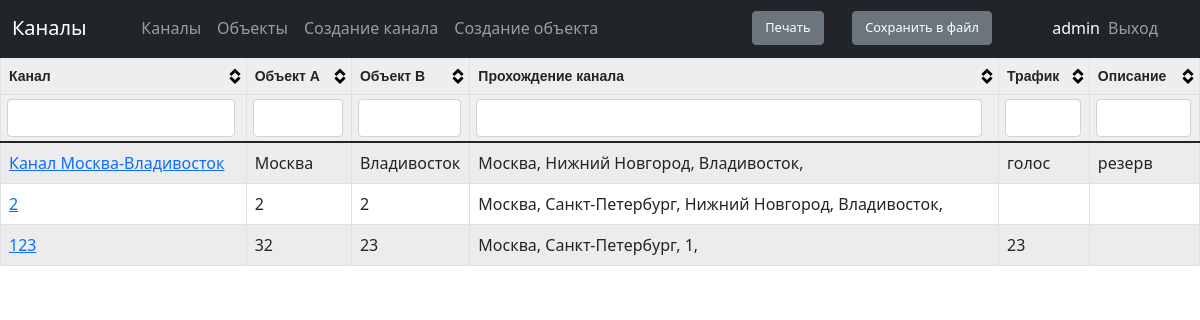
The app's page /scheme/channels (signed in), older data.
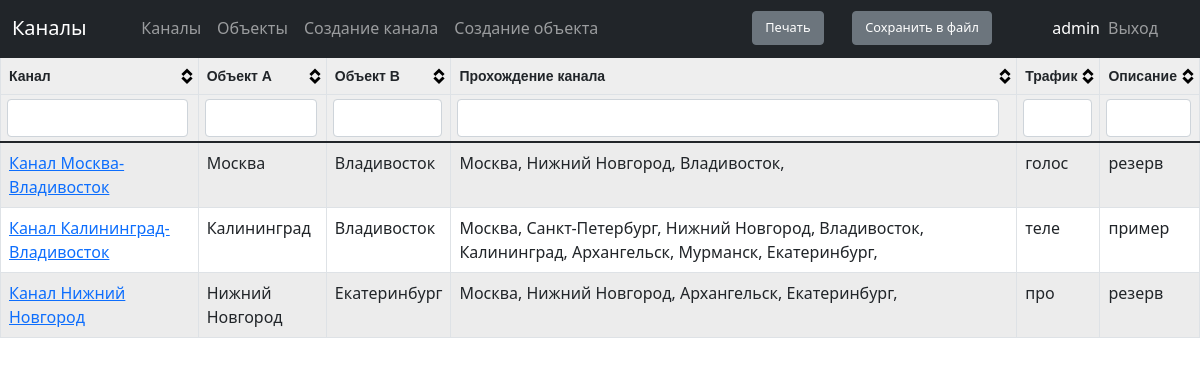
The same page, newer data.
### scheme/models.py (models this page shows, shortened)
class Channels(models.Model):
    channel_name = models.CharField(max_length=300, unique=True, verbose_name='Наименование канала')
    object_a = models.CharField(max_length=100, verbose_name='Объект А')
    object_b = models.CharField(max_length=100, verbose_name='Объект Б')
    traffic = models.CharField(max_length=30, verbose_name='Трафик', blank=True)
    description = models.CharField(max_length=3000, verbose_name='Описание', blank=True)
    equipment_connect = models.ManyToManyField ('Equipment',
                        related_name='equipmentcon', verbose_name='Оборудование')
    class Meta:
            verbose_name = 'Канал'
            verbose_name_plural = 'Каналы'

class Locations(models.Model):
    location = models.CharField(max_length=100, unique=True, verbose_name='Название объекта')
    address = models.CharField(max_length=300, verbose_name='Адрес объекта', blank=True)
    class Meta:
        verbose_name = 'Объекты'
        verbose_name_plural = 'Объекты'
    def __str__(self):
        return self.location

### scheme/views.py (the view)
# urls.py: path('channels', permission_required('scheme.view_channels')(views.ChannelsView), name='url_channels'),
def ChannelsView(request):
    channels= Channels.objects.all()
    context_object_name = 'channels'
    return render (request, 'scheme/channels.html',{'channels': channels})

### scheme/templates/scheme/channels.html (shortened to what this page needs)
{% extends 'main/index.html' %}
{% block title %} Каналы {% endblock %}
{% block content %}
  <table id='tblData'>
        <thead>
            <th>Канал</th>
            <th>Объект А</th>
            <th>Объект B</th>
            <th>Прохождение канала</th>
            <th>Трафик</th>
            <th>Описание</th>
        </thead>
        <tbody>
        {% for i in channels %}
        <tr>
            <td><a href="{% url 'url_channel_detail_view' i.id %}">{{i.channel_name}}</a></td>
            <td>{{i.object_a}}</td>
            <td>{{i.object_b}}</td>
            <td>
            {% regroup i.equipment_connect.all by locations_connect as locations_list %}
                {% for locations_connect in locations_list %}
                {{ locations_connect.grouper }},
                {%endfor%}
            </td>
            <td>{{i.traffic}}</td>
            <td>{{i.description}}</td>
        </tr>
        {%endfor%}
        </tbody>
    </table>
{% endblock%}

### main/templates/main/index.html (shortened to what this page needs)
{% load static %}
<!DOCTYPE html>
<html lang="en">
<head>
    <link rel="stylesheet" href="{% static 'main/bootstrap/css/bootstrap.css' %}">
    <link rel="stylesheet" href="{% static 'main/tablesorter/theme.bootstrap_4.min.css' %}">
</head>
<body>
  <nav class="navbar navbar-expand-lg navbar-dark bg-dark">
    <div class="container-fluid">
      <div class="col-md-2 fs-6">
      <a class="navbar-brand" href="#">{% block title %} Модуль {% endblock %}</a>
      </div>
      <div class="collapse navbar-collapse" id="navbarNavDropdown">
        <ul class="navbar-nav">
          <li class="nav-item">
            <a class="nav-link" href="{% url 'url_channels' %}">Каналы</a>
          </li>
          <li class="nav-item">
            <a class="nav-link" href="{% url 'url_locations' %}">Объекты</a>
          </li>
          <li class="nav-item">
            <a class="nav-link" href="{% url 'url_create_channel' %}">Создание канала</a>
          </li>
          <li class="nav-item">
            <a class="nav-link" href="{% url 'url_create_location' %}">Создание объекта</a>
          </li>
        </ul>
      </div>
    </div>
    <div class='col-md-1 text-right'>
      <button type="button" class="btn btn-secondary print" style="font-size : 0.80em">Печать</button>
    </div>
    <div class='col-md-2 text-right'>
      <button class="btn btn-secondary" style="font-size : 0.80em"  onclick="exportTableToExcel('tblData', 'export')">Сохранить в файл</button>
    </div>
    <div class="navbar-nav text-white" >
      {{request.user}}
    </div>
      <div class="col-md-1 navbar-nav text-right" >
      <a href="{% url 'logout' %}" class="nav-link" >Выход</a>
    </div>
  </nav>
{% block content %}
{% endblock%}
</body>
</html>

Row changes from the older to the newer data that the page shows:
removed Channels: channel_name "2", object_a "2", object_b "2", Locations (grouper "Москва"), Locations (grouper "Санкт-Петербург"), Locations (grouper "Нижний Новгород"), Locations (grouper "Владивосток")
removed Channels: channel_name "123", object_a "32", object_b "23", traffic "23", Locations (grouper "Москва"), Locations (grouper "Санкт-Петербург")
removed Locations: grouper "1", shown under "123"
added Channels: channel_name "Канал Калининград-Владивосток", object_a "Калининград", object_b "Владивосток", traffic "теле", description "пример", Locations (grouper "Москва"), Locations (grouper "Санкт-Петербург"), Locations (grouper "Нижний Новгород"), Locations (grouper "Владивосток")
added Locations: grouper "Калининград", shown under "Канал Калининград-Владивосток"
added Locations: grouper "Архангельск"
added Locations: grouper "Мурманск", shown under "Канал Калининград-Владивосток"
added Locations: grouper "Екатеринбург"
added Channels: channel_name "Канал Нижний Новгород", object_a "Нижний Новгород", object_b "Екатеринбург", traffic "про", description "резерв", Locations (grouper "Москва"), Locations (grouper "Нижний Новгород")
